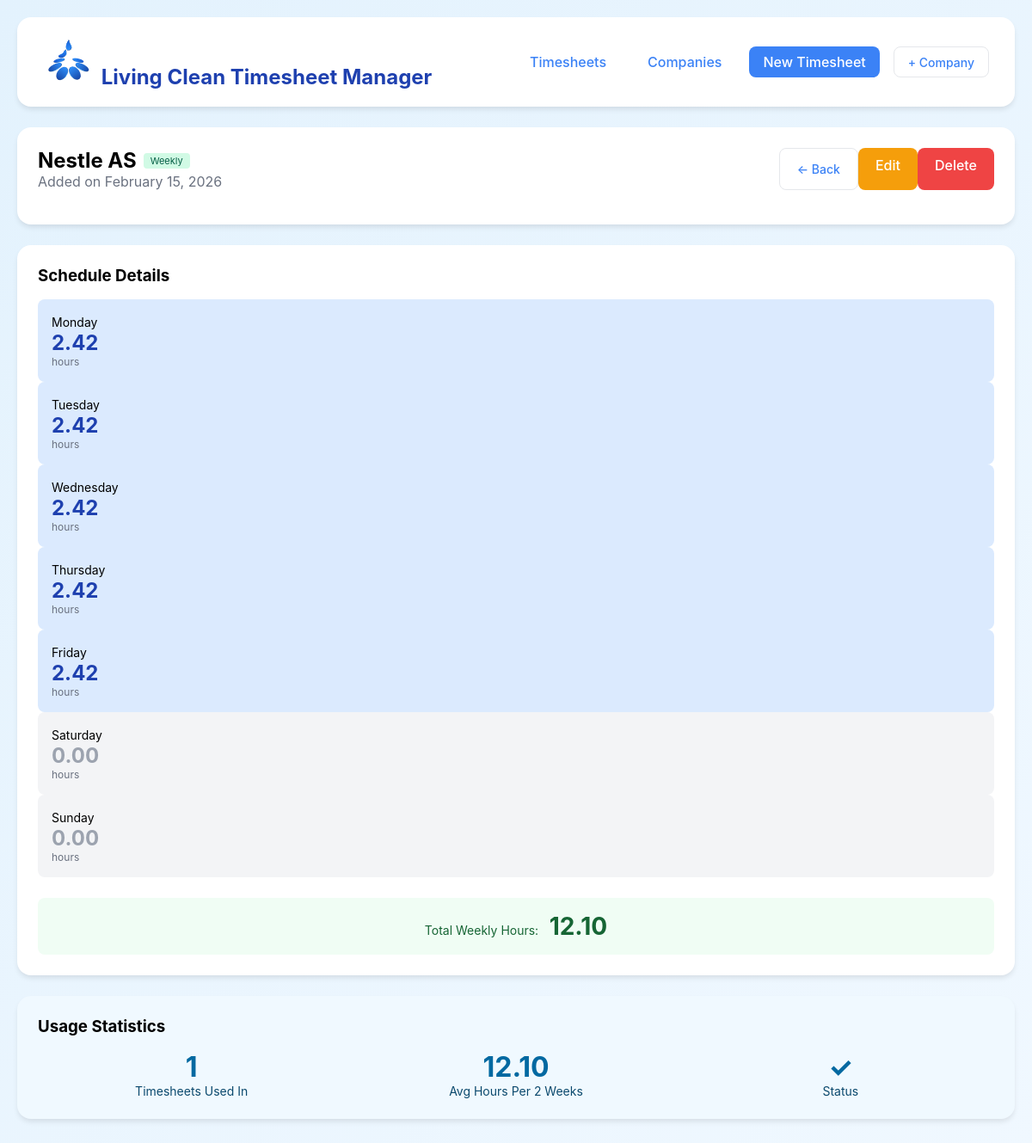
/companies/1/, run on the app's committed database.
### timesheet/models.py (models this page shows, shortened)
class Company(models.Model):
    PATTERN_CHOICES = [
        ('weekly', 'Weekly'),
        ('biweekly', 'Bi-Weekly'),
    ]
    name = models.CharField(max_length=200, unique = True)
    pattern_type = models.CharField(max_length=10, choices=PATTERN_CHOICES, default='weekly')
    mon_hours = models.DecimalField(max_digits=5, decimal_places=2, default=0)
    tue_hours = models.DecimalField(max_digits=5, decimal_places=2, default=0)
    wed_hours = models.DecimalField(max_digits=5, decimal_places=2, default=0)
    thu_hours = models.DecimalField(max_digits=5, decimal_places=2, default=0)
    fri_hours = models.DecimalField(max_digits=5, decimal_places=2, default=0)
    sat_hours = models.DecimalField(max_digits=5, decimal_places=2, default=0)
    sun_hours = models.DecimalField(max_digits=5, decimal_places=2, default=0)
    mon_hours_week_a = models.DecimalField(max_digits=5, decimal_places=2, default=0)
    tue_hours_week_a = models.DecimalField(max_digits=5, decimal_places=2, default=0)
    wed_hours_week_a = models.DecimalField(max_digits=5, decimal_places=2, default=0)
    thu_hours_week_a = models.DecimalField(max_digits=5, decimal_places=2, default=0)
    fri_hours_week_a = models.DecimalField(max_digits=5, decimal_places=2, default=0)
    sat_hours_week_a = models.DecimalField(max_digits=5, decimal_places=2, default=0)
    sun_hours_week_a = models.DecimalField(max_digits=5, decimal_places=2, default=0)
    mon_hours_week_b = models.DecimalField(max_digits=5, decimal_places=2, default=0)
    tue_hours_week_b = models.DecimalField(max_digits=5, decimal_places=2, default=0)
    wed_hours_week_b = models.DecimalField(max_digits=5, decimal_places=2, default=0)
    thu_hours_week_b = models.DecimalField(max_digits=5, decimal_places=2, default=0)
    fri_hours_week_b = models.DecimalField(max_digits=5, decimal_places=2, default=0)
    sat_hours_week_b = models.DecimalField(max_digits=5, decimal_places=2, default=0)
    sun_hours_week_b = models.DecimalField(max_digits=5, decimal_places=2, default=0)
    biweekly_start_date = models.DateField(null=True, blank=True, help_text="Date when Week A starts (for bi-weekly patterns)")
    is_active = models.BooleanField(default=True)
    created_at = models.DateTimeField(auto_now_add=True)
    class Meta:
        verbose_name_plural = "Companies"
        ordering = ['name']

### timesheet/views.py (the view, shortened to what this page needs)
# urls.py: path('companies/<int:pk>/', views.CompanyDetailView.as_view(), name='company_detail'),
class CompanyDetailView(DetailView):
    model = Company
    template_name = 'timesheet/company_detail.html'
    context_object_name = 'company'
    def get_context_data(self, **kwargs):
        context = super().get_context_data(**kwargs)
        company = self.object
        if company.pattern_type == 'weekly':
            context['weekly_total'] = (
                company.mon_hours + company.tue_hours + company.wed_hours +
                company.thu_hours + company.fri_hours + company.sat_hours + company.sun_hours
            )
        context['timesheet_count'] = TimesheetEntry.objects.filter(company=company).count()
        return context

### timesheet/templates/timesheet/company_detail.html (shortened to what this page needs)
{% extends 'timesheet/base.html' %}
{% block content %}
<div class="card">
    <div class="flex justify-between items-start mb-4">
        <div>
            <div class="flex items-center gap-3 mb-2">
                <h2>{{ company.name }}</h2>
                <span class="pattern-badge pattern-{{ company.pattern_type }}">{{ company.get_pattern_type_display }}</span>
            </div>
            <p class="text-gray">Added on {{ company.created_at|date:"F d, Y" }}</p>
        </div>
        <div class="flex gap-2">
            <a href="{% url 'company_list' %}" class="btn btn-secondary">← Back</a>
            <a href="{% url 'company_edit' company.pk %}" style="background: #f59e0b; color: white; padding: 10px 20px; border-radius: 8px; text-decoration: none; font-weight: 500;">Edit</a>
            <a href="{% url 'company_delete' company.pk %}" style="background: #ef4444; color: white; padding: 10px 20px; border-radius: 8px; text-decoration: none; font-weight: 500;">Delete</a>
        </div>
    </div>
</div>
<div class="card">
    <h3 class="mb-4">Schedule Details</h3>
    {% if company.pattern_type == 'weekly' %}
    <div class="hours-section" style="background: white; padding: 0;">
        <div class="hours-grid-form" style="gap: 16px;">
            <div class="hours-input-group" style="padding: 16px; background: {% if company.mon_hours > 0 %}#dbeafe{% else %}#f3f4f6{% endif %}; border-radius: 8px;">
                <label style="font-size: 14px; margin-bottom: 8px;">Monday</label>
                <div style="font-size: 24px; font-weight: 700; color: {% if company.mon_hours > 0 %}#1e40af{% else %}#9ca3af{% endif %};">{{ company.mon_hours|floatformat:2 }}</div>
                <div style="font-size: 12px; color: #6b7280;">hours</div>
            </div>
            <div class="hours-input-group" style="padding: 16px; background: {% if company.tue_hours > 0 %}#dbeafe{% else %}#f3f4f6{% endif %}; border-radius: 8px;">
                <label style="font-size: 14px; margin-bottom: 8px;">Tuesday</label>
                <div style="font-size: 24px; font-weight: 700; color: {% if company.tue_hours > 0 %}#1e40af{% else %}#9ca3af{% endif %};">{{ company.tue_hours|floatformat:2 }}</div>
                <div style="font-size: 12px; color: #6b7280;">hours</div>
            </div>
            <div class="hours-input-group" style="padding: 16px; background: {% if company.wed_hours > 0 %}#dbeafe{% else %}#f3f4f6{% endif %}; border-radius: 8px;">
                <label style="font-size: 14px; margin-bottom: 8px;">Wednesday</label>
                <div style="font-size: 24px; font-weight: 700; color: {% if company.wed_hours > 0 %}#1e40af{% else %}#9ca3af{% endif %};">{{ company.wed_hours|floatformat:2 }}</div>
                <div style="font-size: 12px; color: #6b7280;">hours</div>
            </div>
            <div class="hours-input-group" style="padding: 16px; background: {% if company.thu_hours > 0 %}#dbeafe{% else %}#f3f4f6{% endif %}; border-radius: 8px;">
                <label style="font-size: 14px; margin-bottom: 8px;">Thursday</label>
                <div style="font-size: 24px; font-weight: 700; color: {% if company.thu_hours > 0 %}#1e40af{% else %}#9ca3af{% endif %};">{{ company.thu_hours|floatformat:2 }}</div>
                <div style="font-size: 12px; color: #6b7280;">hours</div>
            </div>
            <div class="hours-input-group" style="padding: 16px; background: {% if company.fri_hours > 0 %}#dbeafe{% else %}#f3f4f6{% endif %}; border-radius: 8px;">
                <label style="font-size: 14px; margin-bottom: 8px;">Friday</label>
                <div style="font-size: 24px; font-weight: 700; color: {% if company.fri_hours > 0 %}#1e40af{% else %}#9ca3af{% endif %};">{{ company.fri_hours|floatformat:2 }}</div>
                <div style="font-size: 12px; color: #6b7280;">hours</div>
            </div>
            <div class="hours-input-group" style="padding: 16px; background: {% if company.sat_hours > 0 %}#dbeafe{% else %}#f3f4f6{% endif %}; border-radius: 8px;">
                <label style="font-size: 14px; margin-bottom: 8px;">Saturday</label>
                <div style="font-size: 24px; font-weight: 700; color: {% if company.sat_hours > 0 %}#1e40af{% else %}#9ca3af{% endif %};">{{ company.sat_hours|floatformat:2 }}</div>
                <div style="font-size: 12px; color: #6b7280;">hours</div>
            </div>
            <div class="hours-input-group" style="padding: 16px; background: {% if company.sun_hours > 0 %}#dbeafe{% else %}#f3f4f6{% endif %}; border-radius: 8px;">
                <label style="font-size: 14px; margin-bottom: 8px;">Sunday</label>
                <div style="font-size: 24px; font-weight: 700; color: {% if company.sun_hours > 0 %}#1e40af{% else %}#9ca3af{% endif %};">{{ company.sun_hours|floatformat:2 }}</div>
                <div style="font-size: 12px; color: #6b7280;">hours</div>
            </div>
        </div>
        <div style="margin-top: 24px; padding: 16px; background: #f0fdf4; border-radius: 8px; text-align: center;">
            <span style="color: #166534; font-size: 14px;">Total Weekly Hours:</span>
            <span style="color: #166534; font-size: 28px; font-weight: 700; margin-left: 8px;">{{ weekly_total|floatformat:2 }}</span>
        </div>
    </div>
    {% endif %}
</div>
<div class="card" style="background: #f0f9ff;">
    <h3 class="mb-4">Usage Statistics</h3>
    <div style="display: grid; grid-template-columns: repeat(3, 1fr); gap: 20px; text-align: center;">
        <div>
            <div style="font-size: 32px; font-weight: 700; color: #0369a1;">{{ timesheet_count }}</div>
            <div style="color: #0c4a6e; font-size: 14px;">Timesheets Used In</div>
        </div>
        <div>
            <div style="font-size: 32px; font-weight: 700; color: #0369a1;">
                {% if company.pattern_type == 'weekly' %}
                    {{ weekly_total|floatformat:2 }}
                {% else %}
                    {{ week_a_total|add:week_b_total|floatformat:2 }}
                {% endif %}
            </div>
            <div style="color: #0c4a6e; font-size: 14px;">Avg Hours Per 2 Weeks</div>
        </div>
        <div>
            <div style="font-size: 32px; font-weight: 700; color: #0369a1;">
                {% if company.is_active %}✓{% else %}✗{% endif %}
            </div>
            <div style="color: #0c4a6e; font-size: 14px;">Status</div>
        </div>
    </div>
</div>
{% endblock %}

### timesheet/templates/timesheet/base.html (style rules this page uses)
* { margin: 0; padding: 0; box-sizing: border-box; }
body { font-family: -apple-system, BlinkMacSystemFont, 'Segoe UI', Roboto, Oxygen, Ubuntu, Cantarell, sans-serif; background: linear-gradient(135deg, #e3f2fd 0%, #f0f8ff 100%); min-height: 100vh; padding: 20px; }
.card { background: white; border-radius: 16px; padding: 24px; box-shadow: 0 4px 6px -1px rgba(0, 0, 0, 0.1); margin-bottom: 24px; }
.btn { display: inline-flex; align-items: center; gap: 8px; padding: 10px 20px; border-radius: 8px; font-weight: 500; cursor: pointer; transition: all 0.2s; border: none; font-size: 14px; text-decoration: none; }
.btn-secondary { background: white; color: #3b82f6; border: 1px solid #e5e7eb; }
.text-gray { color: #6b7280; }
.mb-4 { margin-bottom: 16px; }
.flex { display: flex; }
.justify-between { justify-content: space-between; }
.items-center { align-items: center; }
.pattern-badge { display: inline-block; padding: 2px 8px; border-radius: 4px; font-size: 11px; margin-left: 8px; }
.pattern-weekly { background: #d1fae5; color: #065f46; }

### data on the page
Company: name "Nestle AS", pattern_type "Weekly", created_at "February 15, 2026", mon_hours "2.42", tue_hours "2.42", wed_hours "2.42", thu_hours "2.42", fri_hours "2.42", sat_hours "0.00", sun_hours "0.00"

### other printed values
{{ weekly_total|floatformat:2 }} "12.10"
{{ timesheet_count }} "1"
